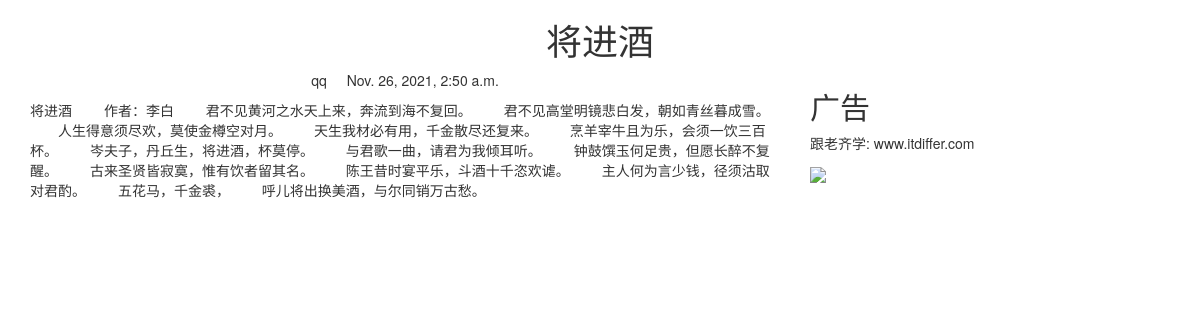
Screenshot of /myblog/3/ with the database file from the repository.
### myblog/models.py (models this page shows, shortened)
class BlogArticles(models.Model):
    title = models.CharField(max_length=300)
    author = models.ForeignKey(User, on_delete=models.CASCADE, related_name="blog_posts")
    body = models.TextField()
    publish = models.DateTimeField(default=timezone.now)
    class Meta:
        ordering = ("-publish", )

### myblog/views.py (the view)
# urls.py: path('<int:article_id>/', views.blog_article)
def blog_article(request, article_id):
    article = BlogArticles.objects.get(id=article_id)
    pub = article.publish
    return render(request, "mblog/content.html", {"article": article, "publish": pub})

### myblog/templates/mblog/content.html (shortened to what this page needs)
{% extends "base.html" %}
{% block content %}
<div class="row text-center vertical-middle-sm">
    <h1>{{article.title}}</h1>
</div>
<div class="row">
    <div class="col-xs-12 col-md-8">
        <p class="text-center"><span>{{article.author.username}}</span><span style="margin-left:20px">{{publish}}</span>
        </p>
        <div>{{ article.body }}</div>
    </div>
    <div class="col-xs-6 col-md-4">
        <h2>广告</h2>
        <p>跟老齐学: www.itdiffer.com</p>
        <img width="200px" src="https://raw.githubusercontent.com/qiwsir/DjangoPracticeProject/master/python-book2.png">
    </div>
</div>
{% endblock %}

### rows the page displays
BlogArticles: title "将进酒", author.username "qq", publish "Nov. 26, 2021, 2:50 a.m.", body "将进酒 作者：李白 君不见黄河之水天上来，奔流到海不复回。 君不见高堂明镜悲白发，朝如青丝暮成雪。 人生得意须尽欢，莫使金樽空对月。 天生我材必有用，千金散尽还复来。 烹羊宰牛且为乐，会须一饮三百杯。 岑夫子，丹丘生，将进酒，杯莫停。 与君歌一曲，请君为我倾耳听。 钟鼓馔玉何足贵，但愿长醉不复醒。 古来圣贤皆寂寞，惟有饮者留其名。 陈王昔时宴平乐，斗酒十千恣欢谑。 主人何为言少钱，径须沽取对君酌。 五花马，千金裘， 呼儿将出换美酒，与尔同销万古愁。"
